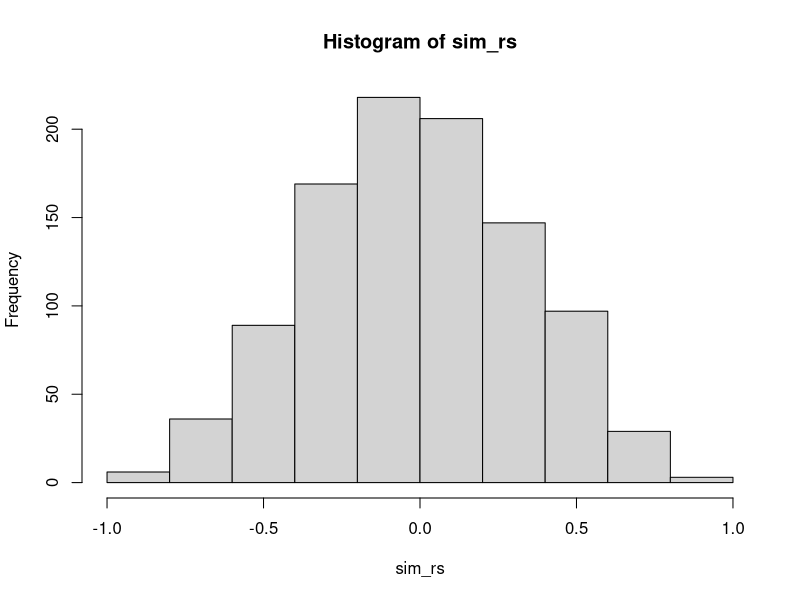

The R source for this figure:
## ---- chunk 1
knitr::opts_chunk$set(echo = TRUE)
## ---- chunk 2

X <- c(1,4,3,2,5,4,3,6,7,8)
Y <- c(1,3,6,7,8,2,8,7,6,9)
## ---- chunk 3
cor.test(X,Y)
## ---- chunk 4


# generate null distribution of r values

sim_rs <- replicate(1000,cor(sample(X),sample(Y)))
hist(sim_rs)

length(sim_rs [sim_rs >= cor(X,Y)])/1000

## ---- chunk 5

X <- c(1,4,3,2,5,4,3,6,7,8)
Y <- c(1,3,6,7,8,2,8,7,6,9)

sum(X*Y)

sort(X)
sort(Y, decreasing = TRUE)


sum(sort(X)*sort(Y, decreasing = TRUE))


## ---- chunk 6

sum(sort(X)*sort(Y))

